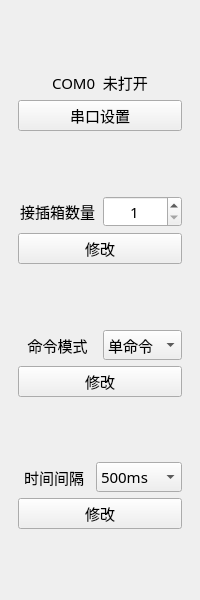
<?xml version="1.0" encoding="UTF-8"?>
<ui version="4.0">
 <class>BUS_SettingToolWid</class>
 <widget class="QWidget" name="BUS_SettingToolWid">
  <property name="geometry">
   <rect>
    <x>0</x>
    <y>0</y>
    <width>200</width>
    <height>600</height>
   </rect>
  </property>
  <property name="font">
   <font>
    <family>微软雅黑</family>
    <pointsize>11</pointsize>
   </font>
  </property>
  <property name="windowTitle">
   <string>Form</string>
  </property>
  <layout class="QVBoxLayout" name="verticalLayout">
   <property name="leftMargin">
    <number>18</number>
   </property>
   <property name="rightMargin">
    <number>18</number>
   </property>
   <item>
    <spacer name="verticalSpacer_5">
     <property name="orientation">
      <enum>Qt::Vertical</enum>
     </property>
     <property name="sizeHint" stdset="0">
      <size>
       <width>20</width>
       <height>40</height>
      </size>
     </property>
    </spacer>
   </item>
   <item>
    <widget class="QLabel" name="serialLab">
     <property name="text">
      <string>COM0  未打开</string>
     </property>
     <property name="alignment">
      <set>Qt::AlignCenter</set>
     </property>
    </widget>
   </item>
   <item>
    <widget class="QPushButton" name="serialBtn">
     <property name="minimumSize">
      <size>
       <width>0</width>
       <height>31</height>
      </size>
     </property>
     <property name="text">
      <string>串口设置</string>
     </property>
    </widget>
   </item>
   <item>
    <spacer name="verticalSpacer_4">
     <property name="orientation">
      <enum>Qt::Vertical</enum>
     </property>
     <property name="sizeHint" stdset="0">
      <size>
       <width>20</width>
       <height>40</height>
      </size>
     </property>
    </spacer>
   </item>
   <item>
    <layout class="QHBoxLayout" name="horizontalLayout">
     <item>
      <widget class="QLabel" name="label">
       <property name="text">
        <string>接插箱数量</string>
       </property>
       <property name="alignment">
        <set>Qt::AlignCenter</set>
       </property>
      </widget>
     </item>
     <item>
      <widget class="QSpinBox" name="spinBox">
       <property name="alignment">
        <set>Qt::AlignCenter</set>
       </property>
       <property name="minimum">
        <number>1</number>
       </property>
       <property name="maximum">
        <number>18</number>
       </property>
      </widget>
     </item>
    </layout>
   </item>
   <item>
    <widget class="QPushButton" name="devNumBtn">
     <property name="minimumSize">
      <size>
       <width>0</width>
       <height>31</height>
      </size>
     </property>
     <property name="text">
      <string>修改</string>
     </property>
    </widget>
   </item>
   <item>
    <spacer name="verticalSpacer_3">
     <property name="orientation">
      <enum>Qt::Vertical</enum>
     </property>
     <property name="sizeHint" stdset="0">
      <size>
       <width>20</width>
       <height>40</height>
      </size>
     </property>
    </spacer>
   </item>
   <item>
    <layout class="QHBoxLayout" name="horizontalLayout_2">
     <item>
      <widget class="QLabel" name="label_5">
       <property name="text">
        <string>命令模式</string>
       </property>
       <property name="alignment">
        <set>Qt::AlignCenter</set>
       </property>
      </widget>
     </item>
     <item>
      <widget class="QComboBox" name="cmdBox">
       <item>
        <property name="text">
         <string>单命令</string>
        </property>
       </item>
       <item>
        <property name="text">
         <string>双命令</string>
        </property>
       </item>
      </widget>
     </item>
    </layout>
   </item>
   <item>
    <widget class="QPushButton" name="cmdBtn">
     <property name="minimumSize">
      <size>
       <width>0</width>
       <height>31</height>
      </size>
     </property>
     <property name="text">
      <string>修改</string>
     </property>
    </widget>
   </item>
   <item>
    <spacer name="verticalSpacer_2">
     <property name="orientation">
      <enum>Qt::Vertical</enum>
     </property>
     <property name="sizeHint" stdset="0">
      <size>
       <width>20</width>
       <height>40</height>
      </size>
     </property>
    </spacer>
   </item>
   <item>
    <layout class="QHBoxLayout" name="horizontalLayout_3">
     <item>
      <widget class="QLabel" name="label_6">
       <property name="text">
        <string>时间间隔</string>
       </property>
       <property name="alignment">
        <set>Qt::AlignCenter</set>
       </property>
      </widget>
     </item>
     <item>
      <widget class="QComboBox" name="timeBox">
       <item>
        <property name="text">
         <string>500ms</string>
        </property>
       </item>
       <item>
        <property name="text">
         <string>1000ms</string>
        </property>
       </item>
       <item>
        <property name="text">
         <string>1500ms</string>
        </property>
       </item>
      </widget>
     </item>
    </layout>
   </item>
   <item>
    <widget class="QPushButton" name="timeBtn">
     <property name="minimumSize">
      <size>
       <width>0</width>
       <height>31</height>
      </size>
     </property>
     <property name="text">
      <string>修改</string>
     </property>
    </widget>
   </item>
   <item>
    <spacer name="verticalSpacer">
     <property name="orientation">
      <enum>Qt::Vertical</enum>
     </property>
     <property name="sizeHint" stdset="0">
      <size>
       <width>20</width>
       <height>40</height>
      </size>
     </property>
    </spacer>
   </item>
  </layout>
 </widget>
 <resources/>
 <connections/>
</ui>
